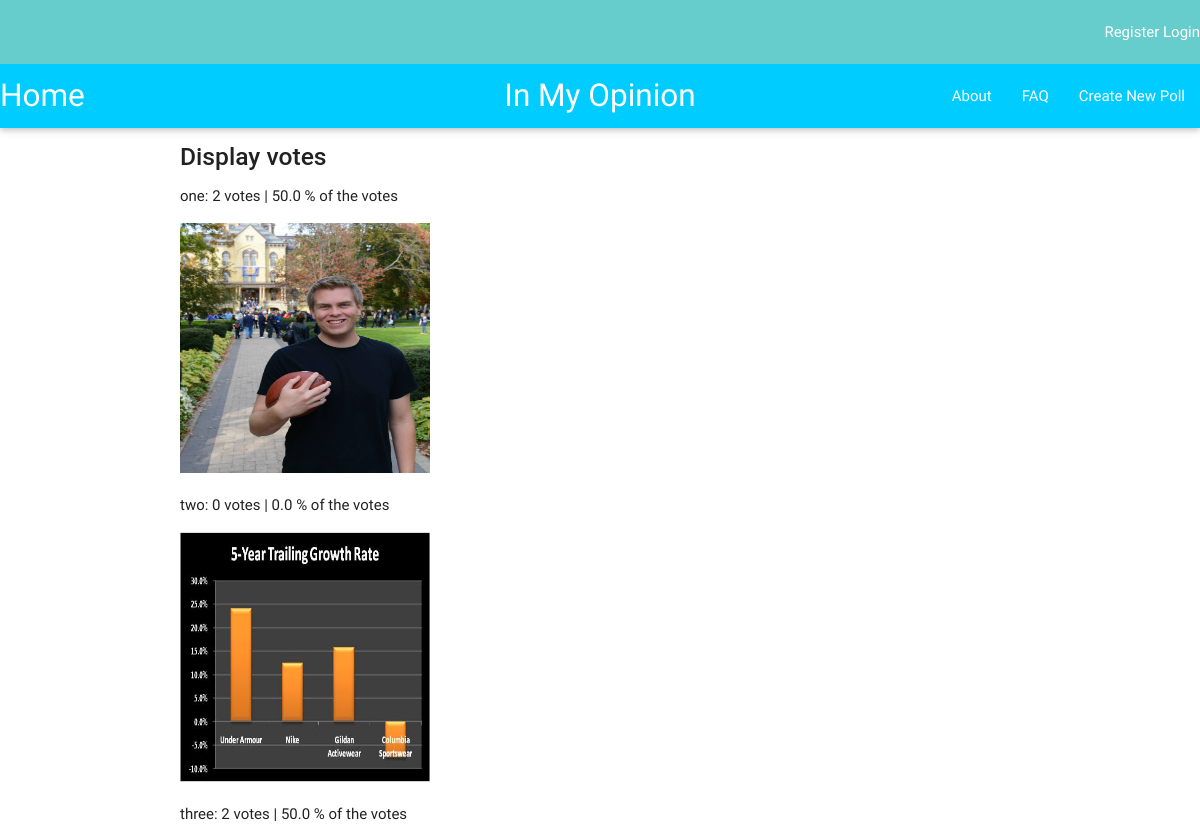
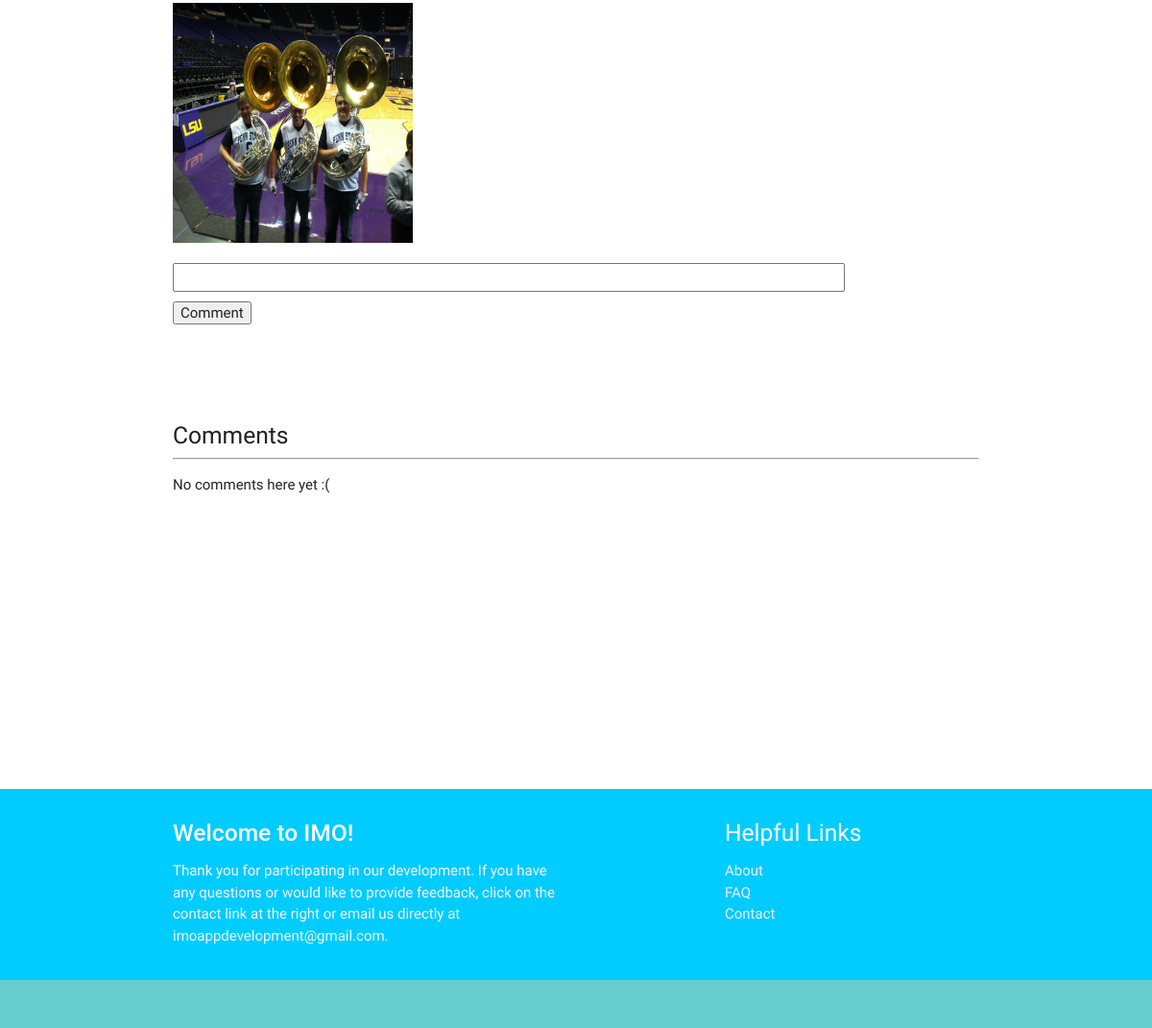
Page /imo_app/69/results/ on the committed database (2 pictures, top to bottom).
### imo_app/models.py (models this page shows, shortened)
class Question(models.Model):
    author = models.ForeignKey(UserProfile, on_delete=models.CASCADE)
    question_text = models.CharField(max_length=200)
    description = models.TextField(default = '')
    pub_date = models.DateTimeField('date published')
    choice1 = models.CharField(default = '', max_length = 200)
    image1 = models.ImageField(null=True, blank=True)
    choice2 = models.CharField(null=True, blank=True, default = '', max_length = 200)
    image2 = models.ImageField(null=True, blank=True)
    choice3 = models.CharField(null=True, blank=True, default = '', max_length = 200)
    image3 = models.ImageField(null=True, blank=True)
    total_votes = models.IntegerField(default=0)
    class Meta:
        ordering = ['-pub_date']

class Choice(models.Model):
    question = models.ForeignKey(Question, on_delete=models.CASCADE)
    image = models.ImageField(null=True, blank=True)
    choice_text = models.CharField(max_length=200)
    votes = models.IntegerField(default=0)
    percentage = models.FloatField(default=0)

### imo_app/views.py (the view)
# urls.py: url(r'^(?P<question_id>[0-9]+)/results/$', views.results, name = 'results'),
def results(request, question_id):
    q = Question.objects.get(id = question_id)
    c = Comment.objects.filter(question=q)
    author = q.author.user.username
    if (author == request.user.username):
        check_author = '1'
    else:
        check_author = ''
    choices = Choice.objects.filter(question = q)
    for i in choices:
        i.percentage = round((i.votes / q.total_votes) * 100, 2)
    context = {'question':q, 'choices': choices, 'comments': c, 'check_author': check_author}
    return render(request, 'imo_app/results.html', context)

### imo_app/templates/imo_app/results.html (shortened to what this page needs)
{% extends "imo_app/base.html" %}
{% block content %}
  <p><h5><strong>{{question.question_text}}</strong></h5></p>
  {% for c in choices %}
      {% if c.choice_text != '' %}
      <p>{{ c.choice_text }}: {{c.votes}} votes | {{ c.percentage }} % of the votes</p>
      {% endif %}
      {% if c.image != '' %}
      <img src='{{ c.image.url }}' class='img-responsive' width="250px" height="250px" />
      {% endif %}
  {% endfor %}
  <form action="{% url 'imo_app:add_comment' question.id %}" method="post">
  <p><input type="TextArea" style = "height:30px; width:700px" class = 'comment_text' value="" name='comment_text'/></p>
  <input type="submit" value="Comment"  />
  </form>
  <br></br>
  <br></br>
  <h5> Comments </h5>
      <hr>
  {% for i in comments %}
      <div class="Comments">
          <div class="date"><strong>{{ i.author }}</strong> <i>{{ i.pub_date }}</i></div>
          <div class="divider"></div>
          <p>{{ i.comment_text }}</p>
          <br></br>
      </div>
  {% empty %}
      <p>No comments here yet :(</p>
  {% endfor %}
<br></br>
<br></br>
<br></br>
{% endblock content %}

### imo_app/templates/imo_app/base.html (shortened to what this page needs)
<!DOCTYPE html>
{% load staticfiles %}
<html>
  <head>
    <link rel="stylesheet" type="text/css" href="{% static 'imo_app/css/imo.css' %}" />
    <link rel="stylesheet" type="text/css" href="{% static 'materialize/css/materialize.min.css' %}" />
  </head>
  <body>
    <nav>
      <div class="navbar-fixed" style="background-color: #66CCCC">
      <div class="right hide-on-med-and-down">
        {% if user.is_authenticated %}
          Welcome, {{ user.first_name }} {{user.last_name}}
          <a href = "{% url 'imo_app:user_logout' %}">Log Out</a>
        {% else %}
            <a href = "{% url 'imo_app:view_registration' %}" style='width:100px'>Register</a>
            <a href = "{% url 'imo_app:view_login' %}" style='width:100px'>Login</a>
          </div>
        {% endif %}
      </div>
    </nav>
    <nav>
        <div class="nav-wrapper" style="background-color: #00CCFF">
          <a href="{% url 'imo_app:index' %}" left class="brand-logo left" > Home</a>
          <a class="brand-logo center">In My Opinion</a>
          <ul id="nav-mobile" class="right hide-on-med-and-down">
            <li><a href="{% url 'imo_app:about' %}">About</a></li>
            <li><a href="{% url 'imo_app:faq' %}">FAQ</a></li>
            <li><a href="{% url 'imo_app:view_newentry' %}">Create New Poll</a></li>
          </ul>
        </div>
      </nav>
    <div class="container">
      {% block content %}
      {% endblock %}
      <br></br>
      <br></br>
      <br></br>
    </div>
    <footer class="page-footer" style="background-color: #00CCFF">
      <div class="container" >
        <div class="row">
          <div class="col l6 s12">
            <h5 class="white-text"><strong>Welcome to IMO!</strong></h5>
            <p class="grey-text text-lighten-4">Thank you for participating in our development.
            If you have any questions or would like to provide feedback,
            click on the contact link at the right or email us directly at imoappdevelopment@gmail.com.</p>
          </div>
          <div class="col l4 offset-l2 s12">
            <h5 class="white-text">Helpful Links</h5>
            <ul>
              <li><a class="grey-text text-lighten-3" href="{% url 'imo_app:about' %}">About</a></li>
              <li><a class="grey-text text-lighten-3" href="{% url 'imo_app:faq' %}">FAQ</a></li>
              <li><a class="grey-text text-lighten-3" href="mailto:imoappdevelopment@gmail.com">Contact</a></li>
            </ul>
          </div>
        </div>
      </div>
      <div class="footer-copyright" style="background-color: #66CCCC">
      </div>
    </footer>
  </body>
</html>

### rows in the picture
Question: question_text "Display votes"
Choice: choice_text "one", votes "2", percentage "50.0", image (picture)
Choice: choice_text "two", votes "0", percentage "0.0", image (picture)
Choice: choice_text "three", votes "2", percentage "50.0", image (picture)
